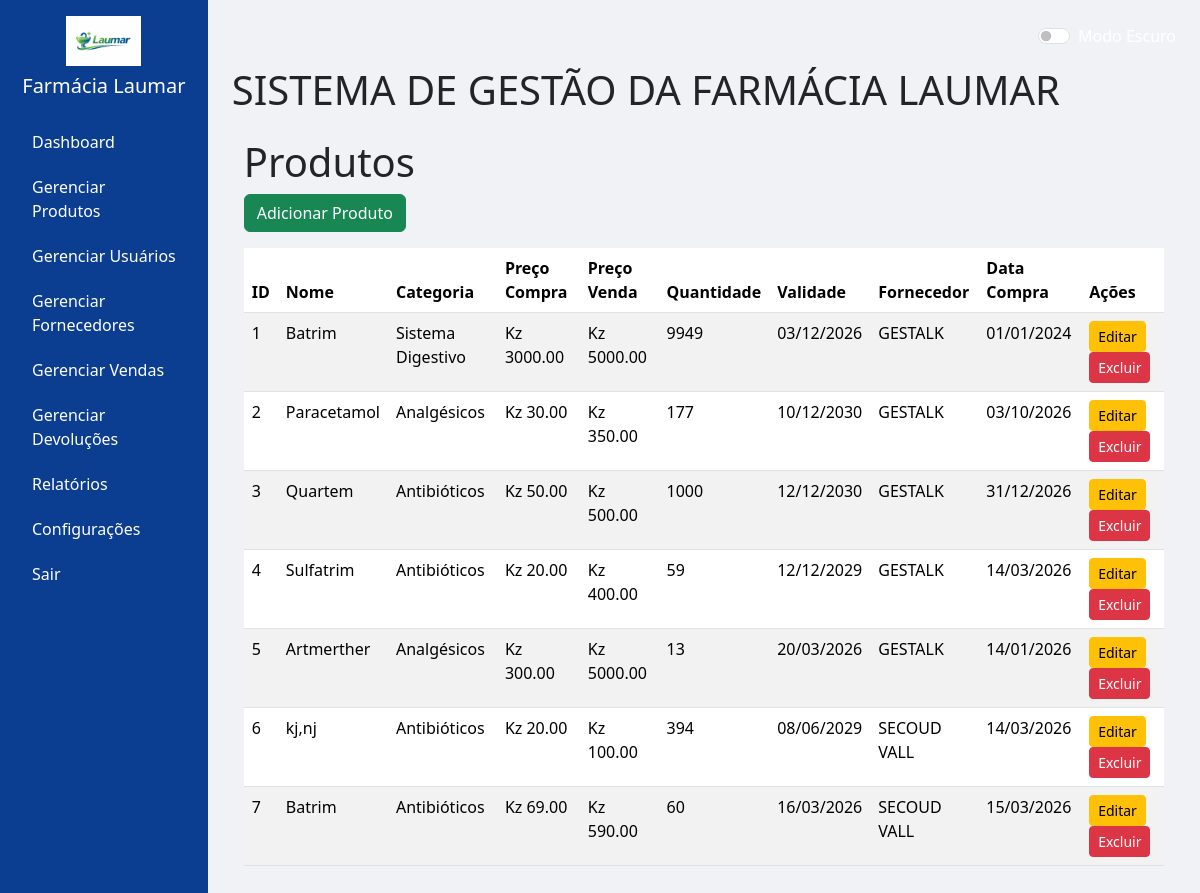
The page /produtos/ (signed in) on the database its author committed.
### models.py (models this page shows, shortened)
class Produto(db.Model):
    __tablename__ = 'produtos'
    id = db.Column(db.Integer, primary_key=True)
    nome = db.Column(db.String(200), nullable=False)
    categoria = db.Column(db.String(150), nullable=False)
    preco_compra = db.Column(db.Float, nullable=False)
    preco_venda = db.Column(db.Float, nullable=False)
    quantidade = db.Column(db.Integer, nullable=False)
    validade = db.Column(db.Date, nullable=False)
    fornecedor_id = db.Column(db.Integer, db.ForeignKey('fornecedores.id'), nullable=False)
    data_compra = db.Column(db.Date, nullable=False)
    fornecedor = db.relationship('Fornecedor', backref='produtos')

class Fornecedor(db.Model):
    __tablename__ = 'fornecedores'
    id = db.Column(db.Integer, primary_key=True)
    nome = db.Column(db.String(200), nullable=False)
    contato = db.Column(db.String(150), nullable=True)
    telefone = db.Column(db.String(50), nullable=True)
    email = db.Column(db.String(150), nullable=True)
    endereco = db.Column(db.String(250), nullable=True)

### produtos_blueprint.py (the view)
@produtos_bp.route('/')
def listar_produtos():
    produtos = Produto.query.all()
    return render_template('listar_produtos.html', produtos=produtos)

### app.py (called while the page is built)
@login_manager.user_loader
def load_user(user_id):
    return db.session.get(Usuario, int(user_id))

### templates/produtos/listar_produtos.html (shortened to what this page needs)
{% extends 'base.html' %}
{% block content %}
<div class="container">
    <h1>Produtos</h1>
    {% if current_user.tipo == 'Admin' %}
    <a href="{{ url_for('produtos_bp.adicionar_produto') }}" class="btn btn-success mb-3">Adicionar Produto</a>
    {% endif %}
    <table class="table table-striped">
        <thead>
            <tr>
                <th>ID</th>
                <th>Nome</th>
                <th>Categoria</th>
                <th>Preço Compra</th>
                <th>Preço Venda</th>
                <th>Quantidade</th>
                <th>Validade</th>
                <th>Fornecedor</th>
                <th>Data Compra</th>
                {% if current_user.tipo == 'Admin' %}
                <th>Ações</th>
                {% endif %}
            </tr>
        </thead>
        <tbody>
            {% for produto in produtos %}
            <tr>
                <td>{{ produto.id }}</td>
                <td>{{ produto.nome }}</td>
                <td>{{ produto.categoria }}</td>
                <td>Kz {{ "%.2f"|format(produto.preco_compra) }}</td>
                <td>Kz {{ "%.2f"|format(produto.preco_venda) }}</td>
                <td>{{ produto.quantidade }}</td>
                <td>{{ produto.validade.strftime('%d/%m/%Y') if produto.validade else 'N/A' }}</td>
                <td>{{ produto.fornecedor.nome if produto.fornecedor else 'N/A' }}</td>
                <td>{{ produto.data_compra.strftime('%d/%m/%Y') if produto.data_compra else 'N/A' }}</td>
                {% if current_user.tipo == 'Admin' %}
                <td>
                    <a href="{{ url_for('produtos_bp.editar_produto', id=produto.id) }}" class="btn btn-warning btn-sm">Editar</a>
                    <a href="{{ url_for('produtos_bp.excluir_produto', id=produto.id) }}" class="btn btn-danger btn-sm" onclick="return confirm('Tem certeza?')">Excluir</a>
                </td>
                {% endif %}
            </tr>
            {% endfor %}
        </tbody>
    </table>
</div>
{% endblock %}

### templates/base.html (style rules this page uses)
body { background-color: #f0f2f5; }

### rows shown on the page
Produto: id "1", nome "Batrim", categoria "Sistema Digestivo", preco_compra "3000.00", preco_venda "5000.00", quantidade "9949", validade "03/12/2026", fornecedor "GESTALK", data_compra "01/01/2024"
Produto: id "2", nome "Paracetamol", categoria "Analgésicos", preco_compra "30.00", preco_venda "350.00", quantidade "177", validade "10/12/2030", fornecedor "GESTALK", data_compra "03/10/2026"
Produto: id "3", nome "Quartem", categoria "Antibióticos", preco_compra "50.00", preco_venda "500.00", quantidade "1000", validade "12/12/2030", fornecedor "GESTALK", data_compra "31/12/2026"
Produto: id "4", nome "Sulfatrim", categoria "Antibióticos", preco_compra "20.00", preco_venda "400.00", quantidade "59", validade "12/12/2029", fornecedor "GESTALK", data_compra "14/03/2026"
Produto: id "5", nome "Artmerther", categoria "Analgésicos", preco_compra "300.00", preco_venda "5000.00", quantidade "13", validade "20/03/2026", fornecedor "GESTALK", data_compra "14/01/2026"
Produto: id "6", nome "kj,nj", categoria "Antibióticos", preco_compra "20.00", preco_venda "100.00", quantidade "394", validade "08/06/2029", fornecedor "SECOUD VALL", data_compra "14/03/2026"
Produto: id "7", nome "Batrim", categoria "Antibióticos", preco_compra "69.00", preco_venda "590.00", quantidade "60", validade "16/03/2026", fornecedor "SECOUD VALL", data_compra "15/03/2026"
